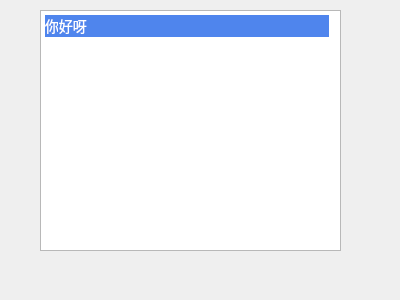
<?xml version="1.0" encoding="UTF-8"?>
<ui version="4.0">
 <class>dialog</class>
 <widget class="QWidget" name="dialog">
  <property name="geometry">
   <rect>
    <x>0</x>
    <y>0</y>
    <width>400</width>
    <height>300</height>
   </rect>
  </property>
  <property name="windowTitle">
   <string>Form</string>
  </property>
  <widget class="QTextEdit" name="textEdit">
   <property name="geometry">
    <rect>
     <x>40</x>
     <y>10</y>
     <width>301</width>
     <height>241</height>
    </rect>
   </property>
   <property name="html">
    <string>&lt;!DOCTYPE HTML PUBLIC &quot;-//W3C//DTD HTML 4.0//EN&quot; &quot;http://www.w3.org/TR/REC-html40/strict.dtd&quot;&gt;
&lt;html&gt;&lt;head&gt;&lt;meta name=&quot;qrichtext&quot; content=&quot;1&quot; /&gt;&lt;style type=&quot;text/css&quot;&gt;
p, li { white-space: pre-wrap; }
&lt;/style&gt;&lt;/head&gt;&lt;body style=&quot; font-family:'SimSun'; font-size:9pt; font-weight:400; font-style:normal;&quot; bgcolor=&quot;#ffffff&quot;&gt;
&lt;p style=&quot; margin-top:5px; margin-bottom:5px; margin-left:0px; margin-right:7px; -qt-block-indent:0; text-indent:0px; background-color:#4f85ed;&quot;&gt;&lt;a name=&quot;content&quot;&gt;&lt;/a&gt;&lt;span style=&quot; font-family:'微软雅黑,san-serif'; font-size:14px; color:#ffffff; background-color:#4f85ed;&quot;&gt;你&lt;/span&gt;&lt;span style=&quot; font-family:'微软雅黑,san-serif'; font-size:14px; color:#ffffff; background-color:#4f85ed;&quot;&gt;好呀&lt;/span&gt; &lt;/p&gt;&lt;/body&gt;&lt;/html&gt;</string>
   </property>
  </widget>
 </widget>
 <resources/>
 <connections/>
</ui>
